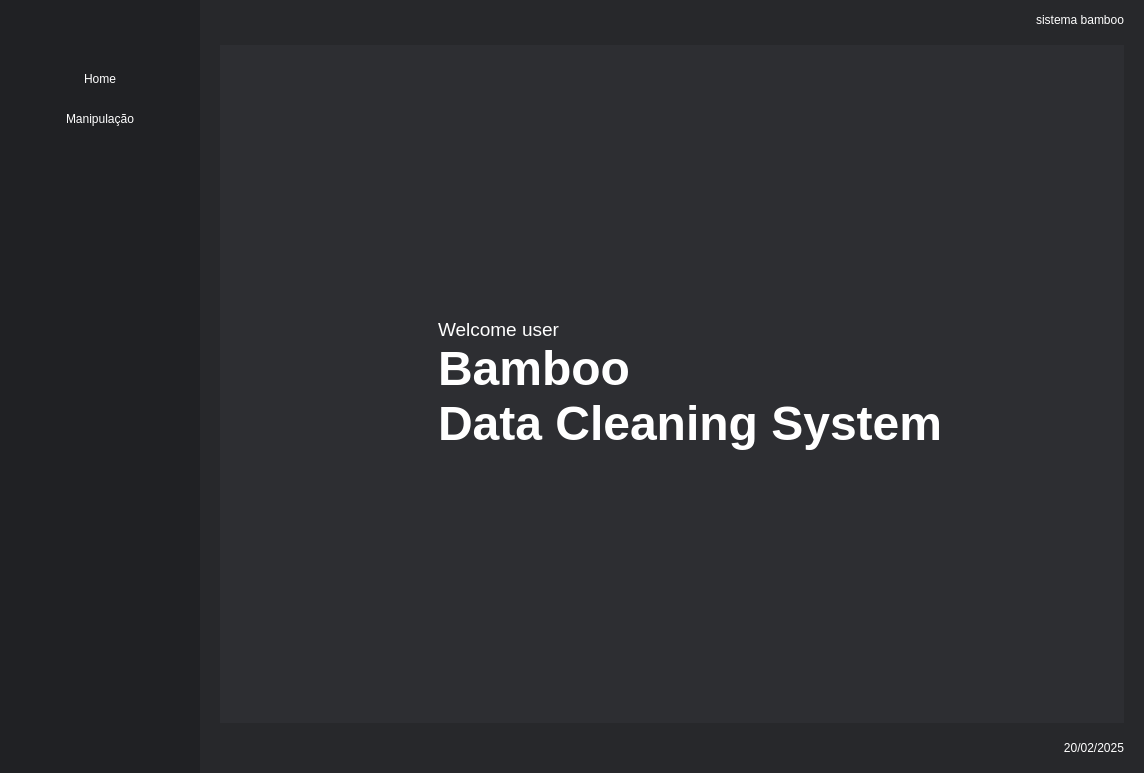
<?xml version="1.0" encoding="UTF-8"?>
<ui version="4.0">
 <class>MainWindow</class>
 <widget class="QMainWindow" name="MainWindow">
  <property name="geometry">
   <rect>
    <x>0</x>
    <y>0</y>
    <width>1144</width>
    <height>773</height>
   </rect>
  </property>
  <property name="windowTitle">
   <string>MainWindow</string>
  </property>
  <property name="styleSheet">
   <string notr="true"/>
  </property>
  <widget class="QWidget" name="centralwidget">
   <property name="styleSheet">
    <string notr="true">*{
	border:none
}</string>
   </property>
   <layout class="QHBoxLayout" name="horizontalLayout">
    <property name="spacing">
     <number>0</number>
    </property>
    <property name="leftMargin">
     <number>0</number>
    </property>
    <property name="topMargin">
     <number>0</number>
    </property>
    <property name="rightMargin">
     <number>0</number>
    </property>
    <property name="bottomMargin">
     <number>0</number>
    </property>
    <item>
     <widget class="QFrame" name="frame_menu">
      <property name="minimumSize">
       <size>
        <width>0</width>
        <height>0</height>
       </size>
      </property>
      <property name="maximumSize">
       <size>
        <width>200</width>
        <height>16777215</height>
       </size>
      </property>
      <property name="styleSheet">
       <string notr="true">background-color: rgba(32, 33, 36, 1);</string>
      </property>
      <property name="frameShape">
       <enum>QFrame::StyledPanel</enum>
      </property>
      <property name="frameShadow">
       <enum>QFrame::Raised</enum>
      </property>
      <layout class="QVBoxLayout" name="verticalLayout_2">
       <property name="leftMargin">
        <number>0</number>
       </property>
       <property name="topMargin">
        <number>0</number>
       </property>
       <property name="rightMargin">
        <number>0</number>
       </property>
       <property name="bottomMargin">
        <number>0</number>
       </property>
       <item>
        <widget class="QFrame" name="frame_2">
         <property name="minimumSize">
          <size>
           <width>0</width>
           <height>0</height>
          </size>
         </property>
         <property name="maximumSize">
          <size>
           <width>16777215</width>
           <height>90</height>
          </size>
         </property>
         <property name="styleSheet">
          <string notr="true">background-color: rgba(32, 33, 36, 1);</string>
         </property>
         <property name="frameShape">
          <enum>QFrame::StyledPanel</enum>
         </property>
         <property name="frameShadow">
          <enum>QFrame::Raised</enum>
         </property>
         <layout class="QHBoxLayout" name="horizontalLayout_4">
          <property name="leftMargin">
           <number>0</number>
          </property>
          <property name="topMargin">
           <number>20</number>
          </property>
          <property name="rightMargin">
           <number>0</number>
          </property>
          <property name="bottomMargin">
           <number>10</number>
          </property>
          <item>
           <widget class="QLabel" name="label_2">
            <property name="minimumSize">
             <size>
              <width>0</width>
              <height>0</height>
             </size>
            </property>
            <property name="maximumSize">
             <size>
              <width>16777215</width>
              <height>90</height>
             </size>
            </property>
            <property name="text">
             <string>&lt;html&gt;&lt;head/&gt;&lt;body&gt;&lt;p align=&quot;center&quot;&gt;&lt;img src=&quot;:/icons/icons_bamboo/logo_branca_64.png&quot;/&gt;&lt;/p&gt;&lt;/body&gt;&lt;/html&gt;</string>
            </property>
           </widget>
          </item>
         </layout>
        </widget>
       </item>
       <item>
        <widget class="QFrame" name="frame">
         <property name="minimumSize">
          <size>
           <width>200</width>
           <height>0</height>
          </size>
         </property>
         <property name="styleSheet">
          <string notr="true">QFrame{
	background-color: rgba(32, 33, 36, 1);
}
	
QPushButton:hover{
	background-color: rgb(72, 74, 79);
}

QPushButton{
	background-color: rgba(32, 33, 36, 1);
	color: rgb(255, 255, 255);
}</string>
         </property>
         <property name="frameShape">
          <enum>QFrame::StyledPanel</enum>
         </property>
         <property name="frameShadow">
          <enum>QFrame::Raised</enum>
         </property>
         <layout class="QVBoxLayout" name="verticalLayout_4">
          <property name="spacing">
           <number>0</number>
          </property>
          <property name="leftMargin">
           <number>0</number>
          </property>
          <property name="rightMargin">
           <number>0</number>
          </property>
          <item>
           <widget class="QPushButton" name="pushButton_home">
            <property name="minimumSize">
             <size>
              <width>0</width>
              <height>40</height>
             </size>
            </property>
            <property name="text">
             <string>Home</string>
            </property>
           </widget>
          </item>
          <item>
           <widget class="QPushButton" name="pushButton_manipula">
            <property name="minimumSize">
             <size>
              <width>0</width>
              <height>40</height>
             </size>
            </property>
            <property name="text">
             <string>Manipulação</string>
            </property>
           </widget>
          </item>
          <item>
           <spacer name="verticalSpacer">
            <property name="orientation">
             <enum>Qt::Vertical</enum>
            </property>
            <property name="sizeHint" stdset="0">
             <size>
              <width>20</width>
              <height>40</height>
             </size>
            </property>
           </spacer>
          </item>
         </layout>
        </widget>
       </item>
      </layout>
     </widget>
    </item>
    <item>
     <widget class="QFrame" name="frame_main">
      <property name="styleSheet">
       <string notr="true">background-color: rgba(39, 40, 43, 1);</string>
      </property>
      <property name="frameShape">
       <enum>QFrame::StyledPanel</enum>
      </property>
      <property name="frameShadow">
       <enum>QFrame::Raised</enum>
      </property>
      <layout class="QVBoxLayout" name="verticalLayout">
       <property name="spacing">
        <number>10</number>
       </property>
       <property name="leftMargin">
        <number>20</number>
       </property>
       <property name="topMargin">
        <number>0</number>
       </property>
       <property name="rightMargin">
        <number>20</number>
       </property>
       <property name="bottomMargin">
        <number>0</number>
       </property>
       <item>
        <widget class="QFrame" name="frame_head">
         <property name="maximumSize">
          <size>
           <width>16777215</width>
           <height>58</height>
          </size>
         </property>
         <property name="styleSheet">
          <string notr="true">background-color: rgba(39, 40, 43, 1);</string>
         </property>
         <property name="frameShape">
          <enum>QFrame::StyledPanel</enum>
         </property>
         <property name="frameShadow">
          <enum>QFrame::Raised</enum>
         </property>
         <layout class="QHBoxLayout" name="horizontalLayout_2">
          <property name="spacing">
           <number>0</number>
          </property>
          <property name="leftMargin">
           <number>10</number>
          </property>
          <property name="topMargin">
           <number>10</number>
          </property>
          <property name="rightMargin">
           <number>0</number>
          </property>
          <property name="bottomMargin">
           <number>5</number>
          </property>
          <item>
           <widget class="QLabel" name="label_3">
            <property name="minimumSize">
             <size>
              <width>0</width>
              <height>20</height>
             </size>
            </property>
            <property name="styleSheet">
             <string notr="true">color: rgb(255, 255, 255);</string>
            </property>
            <property name="text">
             <string>&lt;html&gt;&lt;head/&gt;&lt;body&gt;&lt;p align=&quot;right&quot;&gt;sistema bamboo&lt;/p&gt;&lt;/body&gt;&lt;/html&gt;</string>
            </property>
           </widget>
          </item>
         </layout>
        </widget>
       </item>
       <item>
        <widget class="QFrame" name="frame_middle">
         <property name="styleSheet">
          <string notr="true">background-color: rgba(45, 46, 50, 1);</string>
         </property>
         <property name="frameShape">
          <enum>QFrame::StyledPanel</enum>
         </property>
         <property name="frameShadow">
          <enum>QFrame::Raised</enum>
         </property>
         <layout class="QVBoxLayout" name="verticalLayout_3">
          <item>
           <widget class="QStackedWidget" name="stackedWidget">
            <property name="currentIndex">
             <number>0</number>
            </property>
            <widget class="QWidget" name="page_home">
             <layout class="QVBoxLayout" name="verticalLayout_5">
              <property name="rightMargin">
               <number>0</number>
              </property>
              <item>
               <widget class="QFrame" name="frame_3">
                <property name="frameShape">
                 <enum>QFrame::StyledPanel</enum>
                </property>
                <property name="frameShadow">
                 <enum>QFrame::Raised</enum>
                </property>
                <layout class="QHBoxLayout" name="horizontalLayout_5">
                 <property name="spacing">
                  <number>0</number>
                 </property>
                 <property name="leftMargin">
                  <number>0</number>
                 </property>
                 <property name="topMargin">
                  <number>0</number>
                 </property>
                 <property name="rightMargin">
                  <number>0</number>
                 </property>
                 <property name="bottomMargin">
                  <number>0</number>
                 </property>
                 <item>
                  <widget class="QFrame" name="frame_4">
                   <property name="maximumSize">
                    <size>
                     <width>200</width>
                     <height>16777215</height>
                    </size>
                   </property>
                   <property name="styleSheet">
                    <string notr="true">background-color: rgba(45, 46, 50, 1);</string>
                   </property>
                   <property name="frameShape">
                    <enum>QFrame::StyledPanel</enum>
                   </property>
                   <property name="frameShadow">
                    <enum>QFrame::Raised</enum>
                   </property>
                   <layout class="QHBoxLayout" name="horizontalLayout_6">
                    <property name="spacing">
                     <number>0</number>
                    </property>
                    <property name="leftMargin">
                     <number>0</number>
                    </property>
                    <property name="topMargin">
                     <number>10</number>
                    </property>
                    <property name="rightMargin">
                     <number>0</number>
                    </property>
                    <property name="bottomMargin">
                     <number>10</number>
                    </property>
                    <item>
                     <widget class="QLabel" name="label">
                      <property name="minimumSize">
                       <size>
                        <width>0</width>
                        <height>0</height>
                       </size>
                      </property>
                      <property name="maximumSize">
                       <size>
                        <width>200</width>
                        <height>16777215</height>
                       </size>
                      </property>
                      <property name="text">
                       <string>&lt;html&gt;&lt;head/&gt;&lt;body&gt;&lt;p align=&quot;right&quot;&gt;&lt;img src=&quot;:/icons/icons_bamboo/logo_branca_512.ico&quot;/&gt;&lt;/p&gt;&lt;/body&gt;&lt;/html&gt;</string>
                      </property>
                     </widget>
                    </item>
                   </layout>
                  </widget>
                 </item>
                 <item>
                  <widget class="QFrame" name="frame_5">
                   <property name="styleSheet">
                    <string notr="true">background-color: rgba(45, 46, 50, 1);</string>
                   </property>
                   <property name="frameShape">
                    <enum>QFrame::StyledPanel</enum>
                   </property>
                   <property name="frameShadow">
                    <enum>QFrame::Raised</enum>
                   </property>
                   <layout class="QVBoxLayout" name="verticalLayout_6">
                    <property name="spacing">
                     <number>0</number>
                    </property>
                    <property name="leftMargin">
                     <number>0</number>
                    </property>
                    <property name="topMargin">
                     <number>0</number>
                    </property>
                    <property name="rightMargin">
                     <number>0</number>
                    </property>
                    <property name="bottomMargin">
                     <number>0</number>
                    </property>
                    <item>
                     <spacer name="verticalSpacer_2">
                      <property name="orientation">
                       <enum>Qt::Vertical</enum>
                      </property>
                      <property name="sizeHint" stdset="0">
                       <size>
                        <width>20</width>
                        <height>40</height>
                       </size>
                      </property>
                     </spacer>
                    </item>
                    <item>
                     <widget class="QLabel" name="label_5">
                      <property name="maximumSize">
                       <size>
                        <width>16777215</width>
                        <height>50</height>
                       </size>
                      </property>
                      <property name="styleSheet">
                       <string notr="true">color: rgb(255, 255, 255);</string>
                      </property>
                      <property name="text">
                       <string>&lt;html&gt;&lt;head/&gt;&lt;body&gt;&lt;p&gt;&lt;span style=&quot; font-size:14pt;&quot;&gt;Welcome user&lt;/span&gt;&lt;/p&gt;&lt;/body&gt;&lt;/html&gt;</string>
                      </property>
                     </widget>
                    </item>
                    <item>
                     <widget class="QLabel" name="label_4">
                      <property name="maximumSize">
                       <size>
                        <width>16777215</width>
                        <height>65</height>
                       </size>
                      </property>
                      <property name="font">
                       <font>
                        <pointsize>7</pointsize>
                        <weight>50</weight>
                        <bold>false</bold>
                       </font>
                      </property>
                      <property name="styleSheet">
                       <string notr="true">
color: rgb(255, 255, 255);

</string>
                      </property>
                      <property name="text">
                       <string>&lt;html&gt;&lt;head/&gt;&lt;body&gt;&lt;p&gt;&lt;span style=&quot; font-size:36pt; font-weight:600;&quot;&gt;Bamboo&lt;/span&gt;&lt;/p&gt;&lt;/body&gt;&lt;/html&gt;</string>
                      </property>
                     </widget>
                    </item>
                    <item>
                     <widget class="QLabel" name="label_6">
                      <property name="maximumSize">
                       <size>
                        <width>16777215</width>
                        <height>80</height>
                       </size>
                      </property>
                      <property name="styleSheet">
                       <string notr="true">
color: rgb(255, 255, 255);
</string>
                      </property>
                      <property name="text">
                       <string>&lt;html&gt;&lt;head/&gt;&lt;body&gt;&lt;p&gt;&lt;span style=&quot; font-size:36pt; font-weight:600;&quot;&gt;Data Cleaning System&lt;/span&gt;&lt;/p&gt;&lt;/body&gt;&lt;/html&gt;</string>
                      </property>
                     </widget>
                    </item>
                    <item>
                     <spacer name="verticalSpacer_3">
                      <property name="orientation">
                       <enum>Qt::Vertical</enum>
                      </property>
                      <property name="sizeHint" stdset="0">
                       <size>
                        <width>20</width>
                        <height>40</height>
                       </size>
                      </property>
                     </spacer>
                    </item>
                   </layout>
                  </widget>
                 </item>
                </layout>
               </widget>
              </item>
             </layout>
            </widget>
            <widget class="QWidget" name="page_manipula">
             <layout class="QVBoxLayout" name="verticalLayout_7">
              <item>
               <widget class="QTabWidget" name="tabWidget">
                <property name="styleSheet">
                 <string notr="true">background-color: rgb(231, 231, 231);</string>
                </property>
                <property name="currentIndex">
                 <number>0</number>
                </property>
                <widget class="QWidget" name="tab_tabela">
                 <attribute name="title">
                  <string>Tabela</string>
                 </attribute>
                 <layout class="QHBoxLayout" name="horizontalLayout_7">
                  <item>
                   <widget class="QFrame" name="frame_7">
                    <property name="minimumSize">
                     <size>
                      <width>500</width>
                      <height>0</height>
                     </size>
                    </property>
                    <property name="styleSheet">
                     <string notr="true">background-color: rgb(231, 231, 231);</string>
                    </property>
                    <property name="frameShape">
                     <enum>QFrame::StyledPanel</enum>
                    </property>
                    <property name="frameShadow">
                     <enum>QFrame::Raised</enum>
                    </property>
                    <layout class="QVBoxLayout" name="verticalLayout_11">
                     <property name="rightMargin">
                      <number>11</number>
                     </property>
                     <item>
                      <widget class="QFrame" name="frame_10">
                       <property name="styleSheet">
                        <string notr="true">
background-color: rgb(255, 255, 255);</string>
                       </property>
                       <property name="frameShape">
                        <enum>QFrame::StyledPanel</enum>
                       </property>
                       <property name="frameShadow">
                        <enum>QFrame::Raised</enum>
                       </property>
                       <layout class="QVBoxLayout" name="verticalLayout_10">
                        <item>
                         <widget class="QTableWidget" name="tableWidget">
                          <property name="styleSheet">
                           <string notr="true">background-color: rgb(255, 255, 255);
alternate-background-color: rgb(225, 225, 225);</string>
                          </property>
                          <property name="alternatingRowColors">
                           <bool>true</bool>
                          </property>
                         </widget>
                        </item>
                       </layout>
                      </widget>
                     </item>
                     <item>
                      <widget class="QFrame" name="frame_9">
                       <property name="minimumSize">
                        <size>
                         <width>0</width>
                         <height>0</height>
                        </size>
                       </property>
                       <property name="maximumSize">
                        <size>
                         <width>16777215</width>
                         <height>80</height>
                        </size>
                       </property>
                       <property name="styleSheet">
                        <string notr="true">background-color: rgb(255, 255, 0);</string>
                       </property>
                       <property name="frameShape">
                        <enum>QFrame::StyledPanel</enum>
                       </property>
                       <property name="frameShadow">
                        <enum>QFrame::Raised</enum>
                       </property>
                       <layout class="QHBoxLayout" name="horizontalLayout_8">
                        <property name="spacing">
                         <number>0</number>
                        </property>
                        <property name="leftMargin">
                         <number>0</number>
                        </property>
                        <property name="topMargin">
                         <number>0</number>
                        </property>
                        <property name="rightMargin">
                         <number>0</number>
                        </property>
                        <property name="bottomMargin">
                         <number>0</number>
                        </property>
                        <item>
                         <widget class="QPlainTextEdit" name="plainTextEdit_input">
                          <property name="minimumSize">
                           <size>
                            <width>0</width>
                            <height>80</height>
                           </size>
                          </property>
                          <property name="maximumSize">
                           <size>
                            <width>16777215</width>
                            <height>80</height>
                           </size>
                          </property>
                          <property name="styleSheet">
                           <string notr="true">background-color: rgb(0, 0, 0);
color: rgb(4, 255, 0);</string>
                          </property>
                         </widget>
                        </item>
                        <item>
                         <widget class="QPushButton" name="pushButton_run">
                          <property name="minimumSize">
                           <size>
                            <width>20</width>
                            <height>0</height>
                           </size>
                          </property>
                          <property name="maximumSize">
                           <size>
                            <width>16777215</width>
                            <height>80</height>
                           </size>
                          </property>
                          <property name="styleSheet">
                           <string notr="true">

QPushButton:hover{
	background-color: rgb(0, 170, 255);
	
	color: rgb(0, 255, 255);
}

QPushButton{
	color: rgb(138, 138, 138);
	font: 75 10pt &quot;MS Shell Dlg 2&quot;;
	background-color: rgb(197, 197, 197);
}</string>
                          </property>
                          <property name="text">
                           <string>&gt;</string>
                          </property>
                         </widget>
                        </item>
                        <item>
                         <widget class="QPlainTextEdit" name="plainTextEdit_output">
                          <property name="minimumSize">
                           <size>
                            <width>0</width>
                            <height>0</height>
                           </size>
                          </property>
                          <property name="maximumSize">
                           <size>
                            <width>16777215</width>
                            <height>80</height>
                           </size>
                          </property>
                          <property name="styleSheet">
                           <string notr="true">background-color: rgb(0, 0, 0);
color: rgb(4, 255, 0);</string>
                          </property>
                          <property name="plainText">
                           <string/>
                          </property>
                         </widget>
                        </item>
                       </layout>
                      </widget>
                     </item>
                    </layout>
                   </widget>
                  </item>
                  <item>
                   <widget class="QFrame" name="frame_8">
                    <property name="minimumSize">
                     <size>
                      <width>120</width>
                      <height>0</height>
                     </size>
                    </property>
                    <property name="maximumSize">
                     <size>
                      <width>120</width>
                      <height>16777215</height>
                     </size>
                    </property>
                    <property name="styleSheet">
                     <string notr="true">background-color: rgb(255, 255, 255);</string>
                    </property>
                    <property name="frameShape">
                     <enum>QFrame::StyledPanel</enum>
                    </property>
                    <property name="frameShadow">
                     <enum>QFrame::Raised</enum>
                    </property>
                    <layout class="QVBoxLayout" name="verticalLayout_9">
                     <item>
                      <widget class="QFrame" name="frame_12">
                       <property name="minimumSize">
                        <size>
                         <width>60</width>
                         <height>30</height>
                        </size>
                       </property>
                       <property name="maximumSize">
                        <size>
                         <width>100</width>
                         <height>30</height>
                        </size>
                       </property>
                       <property name="styleSheet">
                        <string notr="true">background-color: rgb(32, 255, 29);</string>
                       </property>
                       <property name="frameShape">
                        <enum>QFrame::StyledPanel</enum>
                       </property>
                       <property name="frameShadow">
                        <enum>QFrame::Raised</enum>
                       </property>
                       <layout class="QHBoxLayout" name="horizontalLayout_11">
                        <property name="spacing">
                         <number>0</number>
                        </property>
                        <property name="leftMargin">
                         <number>0</number>
                        </property>
                        <property name="topMargin">
                         <number>0</number>
                        </property>
                        <property name="rightMargin">
                         <number>0</number>
                        </property>
                        <property name="bottomMargin">
                         <number>0</number>
                        </property>
                        <item>
                         <widget class="QPushButton" name="pushButton_arquivo">
                          <property name="minimumSize">
                           <size>
                            <width>0</width>
                            <height>30</height>
                           </size>
                          </property>
                          <property name="maximumSize">
                           <size>
                            <width>16777215</width>
                            <height>30</height>
                           </size>
                          </property>
                          <property name="layoutDirection">
                           <enum>Qt::LeftToRight</enum>
                          </property>
                          <property name="styleSheet">
                           <string notr="true">
QPushButton:hover{
	background-color: rgb(0, 170, 255);
	
	color: rgb(0, 255, 255);
}

QPushButton{
	color: rgb(138, 138, 138);
font: 7pt &quot;MS Shell Dlg 2&quot;;
	background-color: rgb(197, 197, 197);
}</string>
                          </property>
                          <property name="text">
                           <string>ARQUIVO</string>
                          </property>
                         </widget>
                        </item>
                        <item>
                         <widget class="QPlainTextEdit" name="plainTextEdit_sep">
                          <property name="minimumSize">
                           <size>
                            <width>15</width>
                            <height>30</height>
                           </size>
                          </property>
                          <property name="maximumSize">
                           <size>
                            <width>15</width>
                            <height>30</height>
                           </size>
                          </property>
                          <property name="layoutDirection">
                           <enum>Qt::LeftToRight</enum>
                          </property>
                          <property name="autoFillBackground">
                           <bool>false</bool>
                          </property>
                          <property name="styleSheet">
                           <string notr="true">background-color: rgb(122, 122, 122);
color: rgb(255, 255, 255);</string>
                          </property>
                          <property name="plainText">
                           <string>,</string>
                          </property>
                         </widget>
                        </item>
                       </layout>
                      </widget>
                     </item>
                     <item>
                      <widget class="QFrame" name="frame_13">
                       <property name="minimumSize">
                        <size>
                         <width>60</width>
                         <height>30</height>
                        </size>
                       </property>
                       <property name="maximumSize">
                        <size>
                         <width>100</width>
                         <height>30</height>
                        </size>
                       </property>
                       <property name="styleSheet">
                        <string notr="true">background-color: rgb(122, 122, 122);</string>
                       </property>
                       <property name="frameShape">
                        <enum>QFrame::StyledPanel</enum>
                       </property>
                       <property name="frameShadow">
                        <enum>QFrame::Raised</enum>
                       </property>
                       <layout class="QHBoxLayout" name="horizontalLayout_12">
                        <property name="spacing">
                         <number>4</number>
                        </property>
                        <property name="leftMargin">
                         <number>0</number>
                        </property>
                        <property name="topMargin">
                         <number>0</number>
                        </property>
                        <property name="rightMargin">
                         <number>0</number>
                        </property>
                        <property name="bottomMargin">
                         <number>0</number>
                        </property>
                        <item>
                         <widget class="QPushButton" name="pushButton_atualizar">
                          <property name="minimumSize">
                           <size>
                            <width>75</width>
                            <height>30</height>
                           </size>
                          </property>
                          <property name="maximumSize">
                           <size>
                            <width>16777215</width>
                            <height>30</height>
                           </size>
                          </property>
                          <property name="styleSheet">
                           <string notr="true">
QPushButton:hover{
	background-color: rgb(0, 170, 255);
	
	color: rgb(0, 255, 255);
}

QPushButton{
	color: rgb(138, 138, 138);
font: 7pt &quot;MS Shell Dlg 2&quot;;
	background-color: rgb(197, 197, 197);
}</string>
                          </property>
                          <property name="text">
                           <string>ATUALIZAR</string>
                          </property>
                         </widget>
                        </item>
                        <item>
                         <widget class="QCheckBox" name="checkBox_atualizar">
                          <property name="minimumSize">
                           <size>
                            <width>10</width>
                            <height>0</height>
                           </size>
                          </property>
                          <property name="text">
                           <string/>
                          </property>
                         </widget>
                        </item>
                       </layout>
                      </widget>
                     </item>
                     <item>
                      <spacer name="verticalSpacer_4">
                       <property name="orientation">
                        <enum>Qt::Vertical</enum>
                       </property>
                       <property name="sizeHint" stdset="0">
                        <size>
                         <width>20</width>
                         <height>40</height>
                        </size>
                       </property>
                      </spacer>
                     </item>
                    </layout>
                   </widget>
                  </item>
                 </layout>
                </widget>
                <widget class="QWidget" name="tab_info">
                 <attribute name="title">
                  <string>info</string>
                 </attribute>
                 <layout class="QHBoxLayout" name="horizontalLayout_9">
                  <item>
                   <widget class="QFrame" name="frame_11">
                    <property name="styleSheet">
                     <string notr="true">background-color: rgb(231, 231, 231);</string>
                    </property>
                    <property name="frameShape">
                     <enum>QFrame::StyledPanel</enum>
                    </property>
                    <property name="frameShadow">
                     <enum>QFrame::Raised</enum>
                    </property>
                    <layout class="QHBoxLayout" name="horizontalLayout_10">
                     <item>
                      <widget class="QPlainTextEdit" name="plainTextEdit_info">
                       <property name="styleSheet">
                        <string notr="true">background-color: rgb(255, 255, 255);

font: 9pt &quot;MS Shell Dlg 2&quot;;</string>
                       </property>
                       <property name="plainText">
                        <string>.</string>
                       </property>
                      </widget>
                     </item>
                    </layout>
                   </widget>
                  </item>
                 </layout>
                </widget>
               </widget>
              </item>
             </layout>
            </widget>
            <widget class="QWidget" name="page_visualiza">
             <layout class="QVBoxLayout" name="verticalLayout_8">
              <item>
               <widget class="QFrame" name="frame_6">
                <property name="styleSheet">
                 <string notr="true">background-color: rgb(255, 255, 255);</string>
                </property>
                <property name="frameShape">
                 <enum>QFrame::StyledPanel</enum>
                </property>
                <property name="frameShadow">
                 <enum>QFrame::Raised</enum>
                </property>
               </widget>
              </item>
             </layout>
            </widget>
           </widget>
          </item>
         </layout>
        </widget>
       </item>
       <item>
        <widget class="QFrame" name="frame_footer">
         <property name="maximumSize">
          <size>
           <width>16777215</width>
           <height>40</height>
          </size>
         </property>
         <property name="styleSheet">
          <string notr="true">background-color: rgba(39, 40, 43, 1);</string>
         </property>
         <property name="frameShape">
          <enum>QFrame::StyledPanel</enum>
         </property>
         <property name="frameShadow">
          <enum>QFrame::Raised</enum>
         </property>
         <layout class="QHBoxLayout" name="horizontalLayout_3">
          <property name="spacing">
           <number>0</number>
          </property>
          <property name="leftMargin">
           <number>0</number>
          </property>
          <property name="topMargin">
           <number>0</number>
          </property>
          <property name="rightMargin">
           <number>0</number>
          </property>
          <property name="bottomMargin">
           <number>10</number>
          </property>
          <item>
           <widget class="QPushButton" name="pushButton">
            <property name="minimumSize">
             <size>
              <width>0</width>
              <height>35</height>
             </size>
            </property>
            <property name="maximumSize">
             <size>
              <width>40</width>
              <height>60</height>
             </size>
            </property>
            <property name="styleSheet">
             <string notr="true">QPushButton:hover{
	background-color: rgb(0, 170, 255);
	border-radius: 5px;
}

QPushButton{
	border-radius: 5px;
	background-color: rgba(39, 40, 43, 1);
}</string>
            </property>
            <property name="text">
             <string/>
            </property>
            <property name="icon">
             <iconset>
              <normaloff>../v1/icons_bamboo/cardapio.png</normaloff>../v1/icons_bamboo/cardapio.png</iconset>
            </property>
            <property name="iconSize">
             <size>
              <width>24</width>
              <height>24</height>
             </size>
            </property>
           </widget>
          </item>
          <item>
           <widget class="QLabel" name="label_data">
            <property name="styleSheet">
             <string notr="true">color: rgb(255, 255, 255);</string>
            </property>
            <property name="text">
             <string>&lt;html&gt;&lt;head/&gt;&lt;body&gt;&lt;p align=&quot;right&quot;&gt;20/02/2025&lt;/p&gt;&lt;/body&gt;&lt;/html&gt;</string>
            </property>
           </widget>
          </item>
         </layout>
        </widget>
       </item>
      </layout>
     </widget>
    </item>
   </layout>
  </widget>
 </widget>
 <resources>
  <include location="../v1/icons_.qrc"/>
 </resources>
 <connections/>
</ui>
